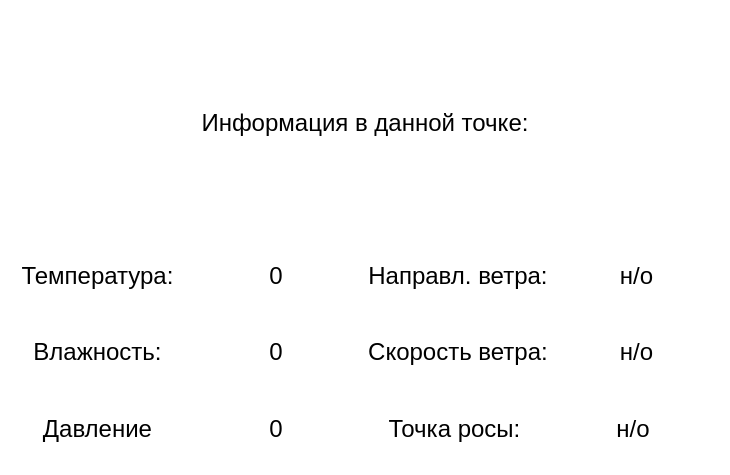
<?xml version="1.0" encoding="UTF-8"?>
<ui version="4.0">
 <class>AverageNum</class>
 <widget class="QWidget" name="AverageNum">
  <property name="geometry">
   <rect>
    <x>0</x>
    <y>0</y>
    <width>730</width>
    <height>475</height>
   </rect>
  </property>
  <property name="windowTitle">
   <string>Form</string>
  </property>
  <property name="styleSheet">
   <string notr="true">background-color: #FFFFFF;
</string>
  </property>
  <layout class="QGridLayout" name="gridLayout_2">
   <item row="0" column="0">
    <layout class="QGridLayout" name="gridLayout">
     <item row="0" column="0">
      <widget class="QLabel" name="label">
       <property name="text">
        <string>&lt;html&gt;&lt;head/&gt;&lt;body&gt;&lt;p align=&quot;center&quot;&gt;&lt;span style=&quot; font-size:18pt;&quot;&gt;Информация в данной точке:&lt;/span&gt;&lt;/p&gt;&lt;/body&gt;&lt;/html&gt;</string>
       </property>
      </widget>
     </item>
     <item row="1" column="0">
      <layout class="QHBoxLayout" name="horizontalLayout_7">
       <item>
        <layout class="QVBoxLayout" name="verticalLayout">
         <item>
          <layout class="QHBoxLayout" name="horizontalLayout">
           <item>
            <widget class="QLabel" name="label_2">
             <property name="text">
              <string>&lt;html&gt;&lt;head/&gt;&lt;body&gt;&lt;p align=&quot;center&quot;&gt;&lt;span style=&quot; font-size:18pt;&quot;&gt;Температура:&lt;/span&gt;&lt;/p&gt;&lt;/body&gt;&lt;/html&gt;</string>
             </property>
            </widget>
           </item>
           <item>
            <widget class="QLabel" name="TempValue">
             <property name="text">
              <string>&lt;html&gt;&lt;head/&gt;&lt;body&gt;&lt;p align=&quot;center&quot;&gt;&lt;span style=&quot; font-size:18pt;&quot;&gt;0&lt;/span&gt;&lt;/p&gt;&lt;/body&gt;&lt;/html&gt;</string>
             </property>
            </widget>
           </item>
          </layout>
         </item>
         <item>
          <layout class="QHBoxLayout" name="horizontalLayout_2">
           <item>
            <widget class="QLabel" name="label_3">
             <property name="text">
              <string>&lt;html&gt;&lt;head/&gt;&lt;body&gt;&lt;p align=&quot;center&quot;&gt;&lt;span style=&quot; font-size:18pt;&quot;&gt;Влажность:&lt;/span&gt;&lt;/p&gt;&lt;/body&gt;&lt;/html&gt;</string>
             </property>
            </widget>
           </item>
           <item>
            <widget class="QLabel" name="WetValue">
             <property name="text">
              <string>&lt;html&gt;&lt;head/&gt;&lt;body&gt;&lt;p align=&quot;center&quot;&gt;&lt;span style=&quot; font-size:18pt;&quot;&gt;0&lt;/span&gt;&lt;/p&gt;&lt;/body&gt;&lt;/html&gt;</string>
             </property>
            </widget>
           </item>
          </layout>
         </item>
         <item>
          <layout class="QHBoxLayout" name="horizontalLayout_3">
           <item>
            <widget class="QLabel" name="label_4">
             <property name="text">
              <string>&lt;html&gt;&lt;head/&gt;&lt;body&gt;&lt;p align=&quot;center&quot;&gt;&lt;span style=&quot; font-size:18pt;&quot;&gt;Давление&lt;/span&gt;&lt;/p&gt;&lt;/body&gt;&lt;/html&gt;</string>
             </property>
            </widget>
           </item>
           <item>
            <widget class="QLabel" name="PressureValue">
             <property name="text">
              <string>&lt;html&gt;&lt;head/&gt;&lt;body&gt;&lt;p align=&quot;center&quot;&gt;&lt;span style=&quot; font-size:18pt;&quot;&gt;0&lt;/span&gt;&lt;/p&gt;&lt;/body&gt;&lt;/html&gt;</string>
             </property>
            </widget>
           </item>
          </layout>
         </item>
        </layout>
       </item>
       <item>
        <layout class="QVBoxLayout" name="verticalLayout_2">
         <item>
          <layout class="QHBoxLayout" name="horizontalLayout_4">
           <item>
            <widget class="QLabel" name="label_8">
             <property name="text">
              <string>&lt;html&gt;&lt;head/&gt;&lt;body&gt;&lt;p align=&quot;center&quot;&gt;&lt;span style=&quot; font-size:18pt;&quot;&gt;Направл. ветра:&lt;/span&gt;&lt;/p&gt;&lt;/body&gt;&lt;/html&gt;</string>
             </property>
            </widget>
           </item>
           <item>
            <widget class="QLabel" name="windDir">
             <property name="text">
              <string>&lt;html&gt;&lt;head/&gt;&lt;body&gt;&lt;p align=&quot;center&quot;&gt;&lt;span style=&quot; font-size:18pt;&quot;&gt;н/о&lt;/span&gt;&lt;/p&gt;&lt;/body&gt;&lt;/html&gt;</string>
             </property>
            </widget>
           </item>
          </layout>
         </item>
         <item>
          <layout class="QHBoxLayout" name="horizontalLayout_5">
           <item>
            <widget class="QLabel" name="label_9">
             <property name="text">
              <string>&lt;html&gt;&lt;head/&gt;&lt;body&gt;&lt;p align=&quot;center&quot;&gt;&lt;span style=&quot; font-size:18pt;&quot;&gt;Скорость ветра:&lt;/span&gt;&lt;/p&gt;&lt;/body&gt;&lt;/html&gt;</string>
             </property>
            </widget>
           </item>
           <item>
            <widget class="QLabel" name="WindSpeed">
             <property name="text">
              <string>&lt;html&gt;&lt;head/&gt;&lt;body&gt;&lt;p align=&quot;center&quot;&gt;&lt;span style=&quot; font-size:18pt;&quot;&gt;н/о&lt;/span&gt;&lt;/p&gt;&lt;/body&gt;&lt;/html&gt;</string>
             </property>
            </widget>
           </item>
          </layout>
         </item>
         <item>
          <layout class="QHBoxLayout" name="horizontalLayout_6">
           <item>
            <widget class="QLabel" name="label_10">
             <property name="text">
              <string>&lt;html&gt;&lt;head/&gt;&lt;body&gt;&lt;p align=&quot;center&quot;&gt;&lt;span style=&quot; font-size:18pt;&quot;&gt;Точка росы:&lt;/span&gt;&lt;/p&gt;&lt;/body&gt;&lt;/html&gt;</string>
             </property>
            </widget>
           </item>
           <item>
            <widget class="QLabel" name="DewPoint">
             <property name="text">
              <string>&lt;html&gt;&lt;head/&gt;&lt;body&gt;&lt;p align=&quot;center&quot;&gt;&lt;span style=&quot; font-size:18pt;&quot;&gt;н/о&lt;/span&gt;&lt;/p&gt;&lt;/body&gt;&lt;/html&gt;</string>
             </property>
            </widget>
           </item>
          </layout>
         </item>
        </layout>
       </item>
      </layout>
     </item>
    </layout>
   </item>
  </layout>
 </widget>
 <resources/>
 <connections/>
</ui>
